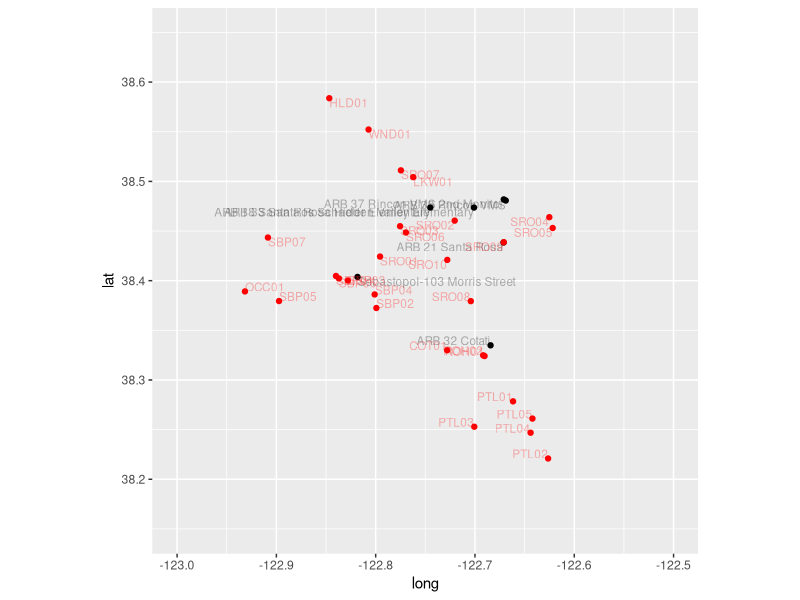

This figure's R source:
## ---- chunk 1

knitr::opts_chunk$set(echo = TRUE)

## ---- chunk 2

library(tidyverse)

## ---- chunk 3

aq_sensors <- read_csv(file = "aq_sensors.csv")
farms <- read_csv(file = "farm_data.csv")
hysplit <- readxl::read_xlsx(path = "HYSPLIT_data.xlsx")

all(sort(hysplit$Address)==sort(farms$address))
    
## ---- chunk 4

#farm

farms <- left_join(farms, hysplit, by = c("address" = "Address"))

farms <- farms %>%
  select(address, Key, long, lat, `Exposure (raw, final model, normalized)`, `Exposure (smoothed, final model, normalized)`, `Rank (raw)`, `Rank (smoothed)`)

rm(list = "hysplit")

#aq_sensors

colnames(aq_sensors)[3:4] <- c("lat", "long")

## ---- chunk 5

ggplot(NULL, aes(long, lat)) +
  geom_point(data = aq_sensors) +
  geom_text(data = aq_sensors, color = "black", alpha = .3, aes(label = name), hjust = "inward", vjust = "inward", size = 3) +
  geom_point(data = farms, color = "red") +
  geom_text(data = farms, color = "red", alpha = .3, aes(label = Key), hjust = "inward", vjust = "inward", size = 3) +
  coord_fixed(xlim = c(-123, -122.5), ylim = c(38.15, 38.65))

